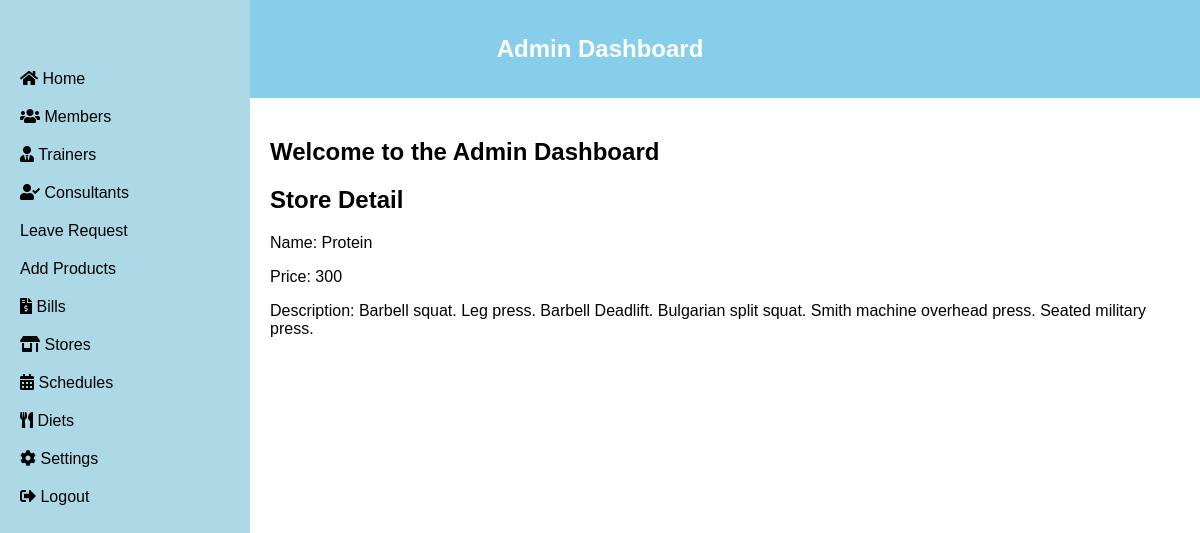
The page /store_detail/1/ on the database its author committed.
### gym/models.py (models this page shows, shortened)
class Store(models.Model):
    Product_name = models.CharField(max_length = 50)
    Product_pic = models.ImageField()
    Price = models.CharField(max_length = 20)
    Product_description = models.CharField(max_length = 500)

### gym/views.py (the view)
# urls.py: path('store_detail/<int:pk>/', views.store_detail, name='store_detail'),
def store_detail(request, pk):
    store = get_object_or_404(Store, pk=pk)
    return render(request, 'store_detail.html', {'store': store})

### gym/templates/store_detail.html
{% extends 'gym/admin_dashboard.html' %}
{% block content %}
    <h2>Store Detail</h2>
    <p>Name: {{ store.Product_name }}</p>
    <p>Price: {{ store.Price }}</p>
    <p>Description: {{ store.Product_description }}</p>
{% endblock %}

### rows shown on the page
Store: Product_name "Protein", Price "300", Product_description "Barbell squat. Leg press. Barbell Deadlift. Bulgarian split squat. Smith machine overhead press. Seated military press."
